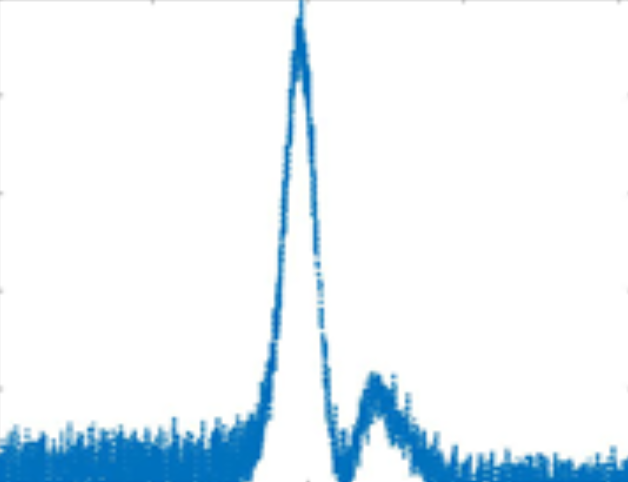
#> input picture test.png, 628 x 482 px
$ python task3.py
#> lines starting #> are read from the running program, lines starting #| are printed output that depends on the picture
### task1.py
import cv2
import numpy as np


def extractAllInfo(image, threshold):
#> called with image = 'test.png', threshold = 150
    image = cv2.cvtColor(cv2.imread(image), cv2.COLOR_BGR2GRAY)
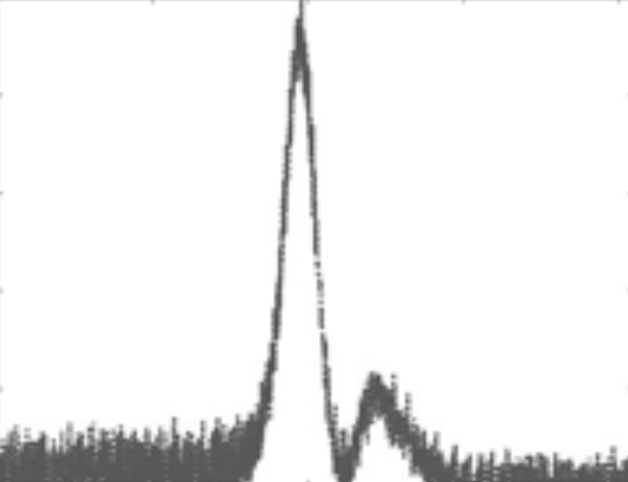
#> image: shape (482, 628); min 78, max 255, mean 240.4
    image = np.flip(image, axis=1)
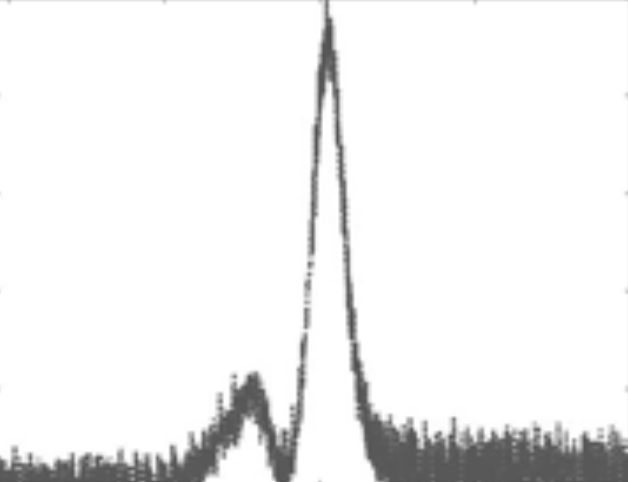
#> image: shape (482, 628); min 78, max 255, mean 240.4
    x_value, y_value = image.shape
#> x_value = 482; y_value = 628
    points_list = []
    for x in range(x_value - 1):
        for y in range(y_value - 1):
            if image[x, y] < threshold:
                points_list.append((-x, -y))
    return points_list


def filterInfo(points):
    temp = []
#> temp = []
    lst = list(np.unique([item[1] for item in points]))
#> lst = 627 values from -626 to 0
    for x in points:
        if lst.count(x[1]) != 0:
            temp.append(x)
            lst.remove(x[1])
#> after the loop, lst = []
    return temp


# [7 lines left out: function construct, not called in this run]

### task3.py
import pylab as plt
from task1 import *


def leastSquare(degree, y_points, x_points):
    x = np.array([])
    y = np.array([])

    for j in range(0, (degree + 1)):
        for k in range(0, (degree + 1)):
            x_temp = np.sum(x_points ** (j + k))
            x = np.append(x, x_temp)
        y_temp = np.sum(y_points * (x_points ** j))
        y = np.append(y, y_temp)

    x = np.reshape(x, ((degree + 1), (degree + 1)))
    y = np.reshape(y, ((degree + 1), 1))
    a = np.linalg.solve(x, y)
    kin = 0

    for i in range(0, np.size(a)):
        kin += (a[i] * (x_points ** i))

    plt.plot(x_points, y_points, '-', label="function")
    plt.plot(x_points, kin, color='red', label='lst sq')
    plt.legend(loc='upper left')
    plt.show()


points = filterInfo(extractAllInfo("test.png", 150))
points = (sorted(points, key=lambda point: point[1]))
y = np.array([item[0] for item in points])
x = np.array([item[1] for item in points])
#> x = 627 values from -626 to 0
leastSquare(1, y, x)
#> in leastSquare, `plt.show()`:
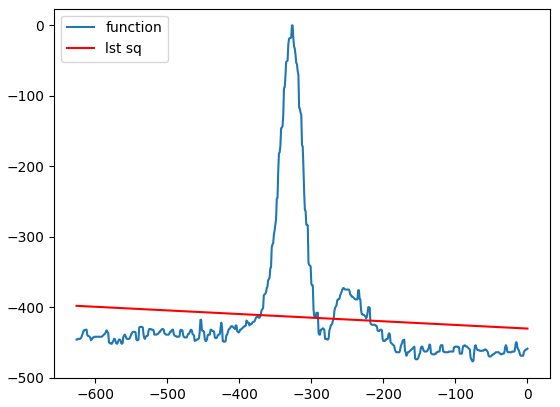
#> figure drawn by matplotlib, 1 panel; curve peaks at x = -327, y = 0; curve peaks at x = -626, y = -398.1
